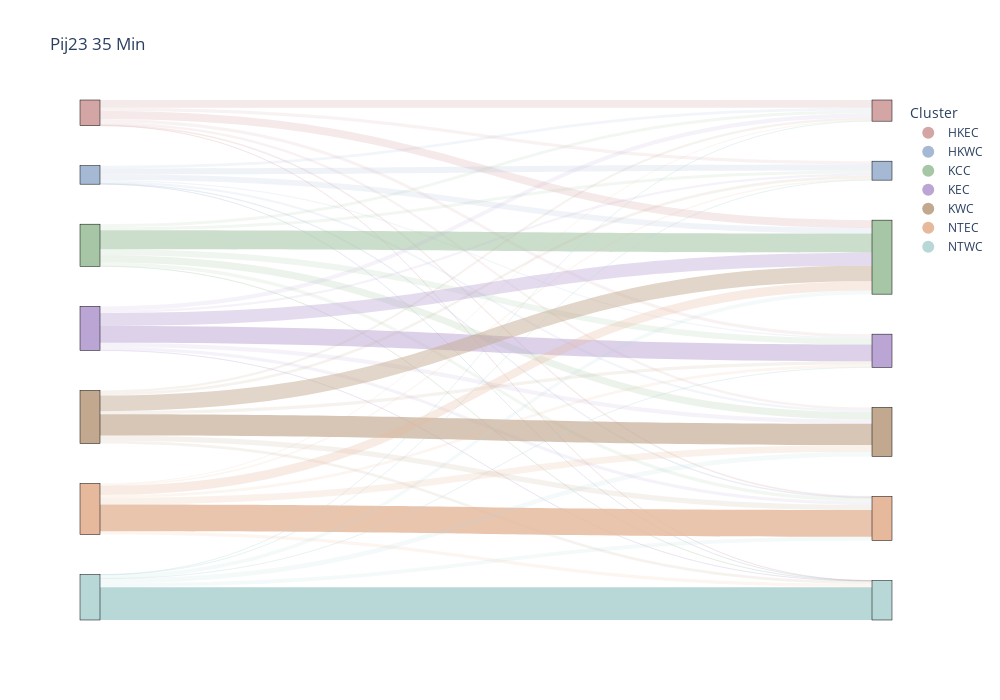
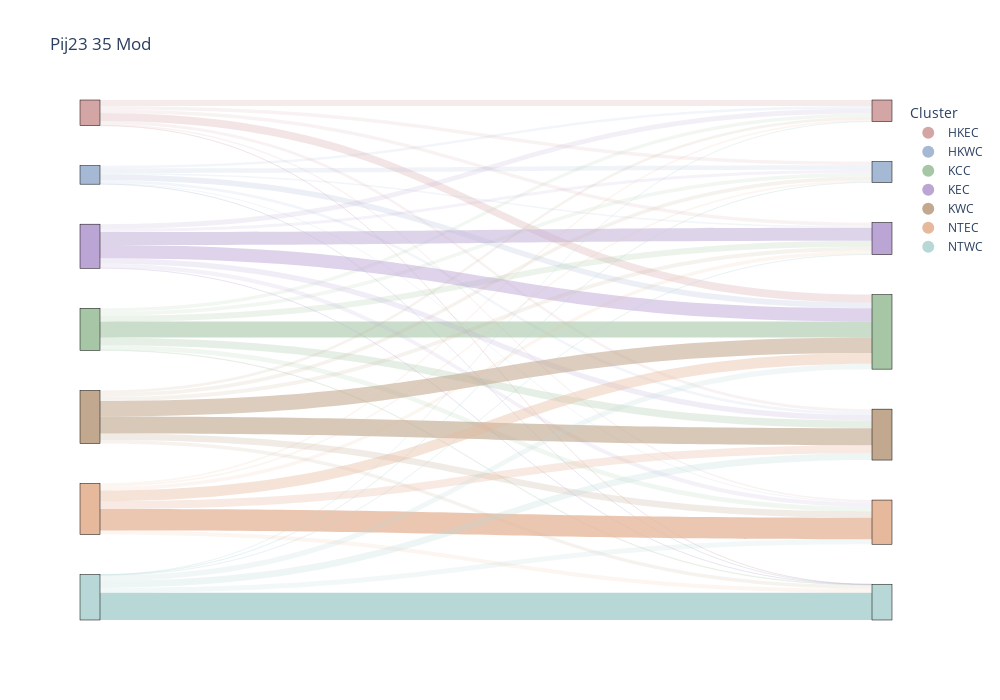
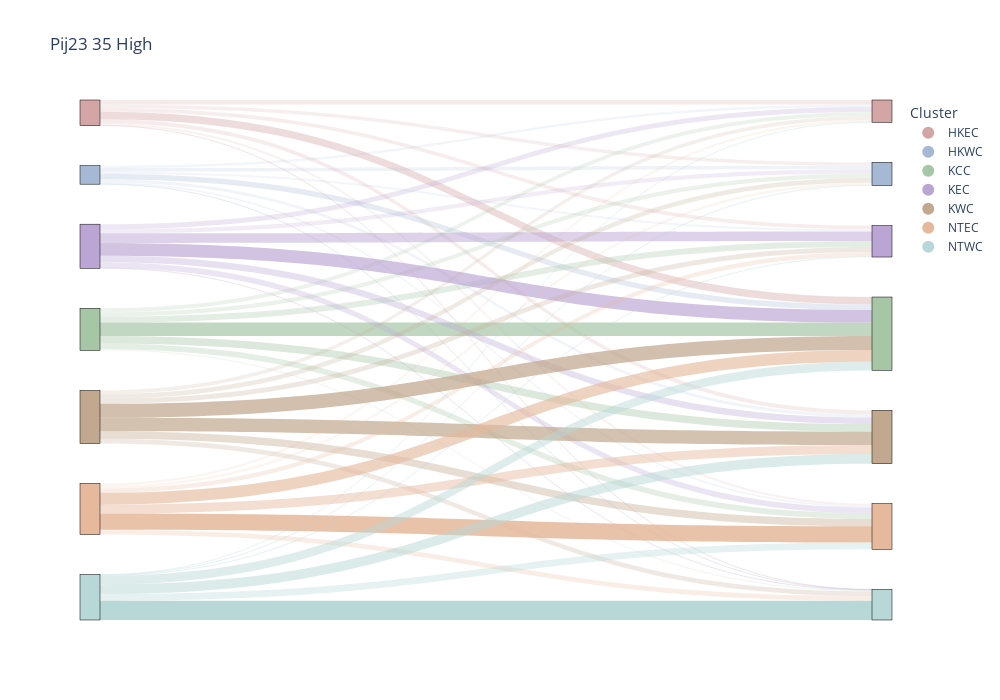
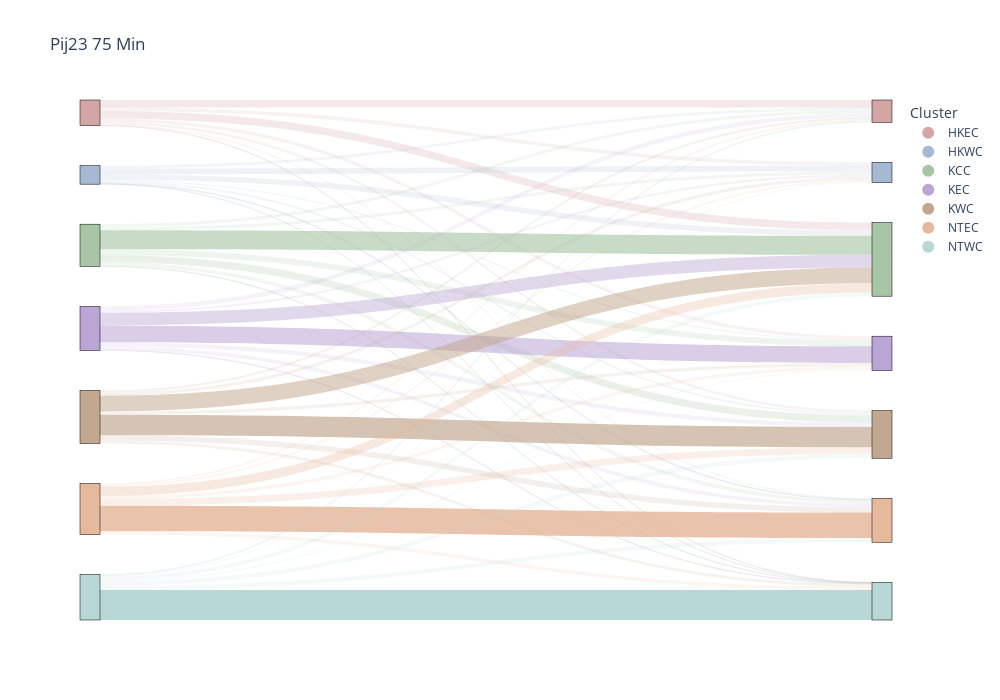

The notebook cell saved with these charts, in order:
### Code cell
# Sensitivity analysis: 2023 
for col in cols_pij23:
    plot_cluster_sankey(flows23_cluster, col, cluster_colors, cluster_order)

### Figure 1 — Plotly figure (JSON) as saved in the notebook; plotly's stock layout.template omitted (floating-point values rounded to 4 significant figures)
{"data": [{"arrangement": "fixed", "link": {"color": ["rgba(212,165,165,0.23)", "rgba(212,165,165,0.15)", "rgba(212,165,165,0.24)", "rgba(212,165,165,0.15)", "rgba(212,165,165,0.15)", "rgba(212,165,165,0.15)", "rgba(212,165,165,0.15)", "rgba(165,184,212,0.15)", "rgba(165,184,212,0.18)", "rgba(165,184,212,0.17)", "rgba(165,184,212,0.15)", "rgba(165,184,212,0.15)", "rgba(165,184,212,0.15)", "rgba(165,184,212,0.15)", "rgba(166,198,165,0.15)", "rgba(166,198,165,0.15)", "rgba(166,198,165,0.58)", "rgba(166,198,165,0.18)", "rgba(166,198,165,0.22)", "rgba(166,198,165,0.15)", "rgba(166,198,165,0.15)", "rgba(187,165,212,0.15)", "rgba(187,165,212,0.15)", "rgba(187,165,212,0.40)", "rgba(187,165,212,0.51)", "rgba(187,165,212,0.15)", "rgba(187,165,212,0.15)", "rgba(187,165,212,0.15)", "rgba(194,168,143,0.15)", "rgba(194,168,143,0.15)", "rgba(194,168,143,0.48)", "rgba(194,168,143,0.15)", "rgba(194,168,143,0.65)", "rgba(194,168,143,0.16)", "rgba(194,168,143,0.15)", "rgba(230,184,156,0.15)", "rgba(230,184,156,0.15)", "rgba(230,184,156,0.28)", "rgba(230,184,156,0.15)", "rgba(230,184,156,0.20)", "rgba(230,184,156,0.81)", "rgba(230,184,156,0.15)", "rgba(183,216,214,0.15)", "rgba(183,216,214,0.15)", "rgba(183,216,214,0.15)", "rgba(183,216,214,0.15)", "rgba(183,216,214,0.15)", "rgba(183,216,214,0.15)", "rgba(183,216,214,1.00)"], "source": [0, 0, 0, 0, 0, 0, 0, 1, 1, 1, 1, 1, 1, 1, 2, 2, 2, 2, 2, 2, 2, 3, 3, 3, 3, 3, 3, 3, 4, 4, 4, 4, 4, 4, 4, 5, 5, 5, 5, 5, 5, 5, 6, 6, 6, 6, 6, 6, 6], "target": [7, 8, 9, 10, 11, 12, 13, 7, 8, 9, 10, 11, 12, 13, 7, 8, 9, 10, 11, 12, 13, 7, 8, 9, 10, 11, 12, 13, 7, 8, 9, 10, 11, 12, 13, 7, 8, 9, 10, 11, 12, 13, 7, 8, 9, 10, 11, 12, 13], "value": [205400.0, 89610.0, 208800.0, 86920.0, 66310.0, 25500.0, 1666.0, 74590.0, 157100.0, 150100.0, 31250.0, 59450.0, 19260.0, 1935.0, 81850.0, 80720.0, 508200.0, 156000.0, 196500.0, 93630.0, 8409.0, 112800.0, 60280.0, 346800.0, 449800.0, 114400.0, 88440.0, 2658.0, 56510.0, 77470.0, 418000.0, 82070.0, 566400.0, 138800.0, 73730.0, 29670.0, 33430.0, 246300.0, 75660.0, 178800.0, 710100.0, 87090.0, 3647.0, 7020.0, 95090.0, 5995.0, 123500.0, 100900.0, 876500.0]}, "node": {"color": ["#D4A5A5", "#A5B8D4", "#A6C6A5", "#BBA5D4", "#C2A88F", "#E6B89C", "#B7D8D6", "#D4A5A5", "#A5B8D4", "#A6C6A5", "#BBA5D4", "#C2A88F", "#E6B89C", "#B7D8D6"], "label": ["", "", "", "", "", "", "", "", "", "", "", "", "", ""], "line": {"color": "black", "width": 0.5}, "pad": 40, "thickness": 20}, "type": "sankey"}, {"marker": {"color": "#D4A5A5", "size": 12}, "mode": "markers", "name": "HKEC", "type": "scatter", "x": [null], "y": [null]}, {"marker": {"color": "#A5B8D4", "size": 12}, "mode": "markers", "name": "HKWC", "type": "scatter", "x": [null], "y": [null]}, {"marker": {"color": "#A6C6A5", "size": 12}, "mode": "markers", "name": "KCC", "type": "scatter", "x": [null], "y": [null]}, {"marker": {"color": "#BBA5D4", "size": 12}, "mode": "markers", "name": "KEC", "type": "scatter", "x": [null], "y": [null]}, {"marker": {"color": "#C2A88F", "size": 12}, "mode": "markers", "name": "KWC", "type": "scatter", "x": [null], "y": [null]}, {"marker": {"color": "#E6B89C", "size": 12}, "mode": "markers", "name": "NTEC", "type": "scatter", "x": [null], "y": [null]}, {"marker": {"color": "#B7D8D6", "size": 12}, "mode": "markers", "name": "NTWC", "type": "scatter", "x": [null], "y": [null]}], "layout": {"font": {"size": 12}, "height": 700, "legend": {"title": {"text": "Cluster"}}, "paper_bgcolor": "white", "plot_bgcolor": "white", "title": {"text": "Pij23 35 Min"}, "width": 1000, "xaxis": {"visible": false}, "yaxis": {"visible": false}}}

### Figure 2 — Plotly figure (JSON) as saved in the notebook; plotly's stock layout.template omitted (floating-point values rounded to 4 significant figures)
{"data": [{"arrangement": "fixed", "link": {"color": ["rgba(212,165,165,0.22)", "rgba(212,165,165,0.15)", "rgba(212,165,165,0.29)", "rgba(212,165,165,0.15)", "rgba(212,165,165,0.15)", "rgba(212,165,165,0.15)", "rgba(212,165,165,0.15)", "rgba(165,184,212,0.15)", "rgba(165,184,212,0.17)", "rgba(165,184,212,0.21)", "rgba(165,184,212,0.15)", "rgba(165,184,212,0.15)", "rgba(165,184,212,0.15)", "rgba(165,184,212,0.15)", "rgba(166,198,165,0.15)", "rgba(166,198,165,0.15)", "rgba(166,198,165,0.59)", "rgba(166,198,165,0.22)", "rgba(166,198,165,0.28)", "rgba(166,198,165,0.17)", "rgba(166,198,165,0.15)", "rgba(187,165,212,0.18)", "rgba(187,165,212,0.15)", "rgba(187,165,212,0.49)", "rgba(187,165,212,0.48)", "rgba(187,165,212,0.20)", "rgba(187,165,212,0.16)", "rgba(187,165,212,0.15)", "rgba(194,168,143,0.15)", "rgba(194,168,143,0.15)", "rgba(194,168,143,0.57)", "rgba(194,168,143,0.15)", "rgba(194,168,143,0.63)", "rgba(194,168,143,0.23)", "rgba(194,168,143,0.15)", "rgba(230,184,156,0.15)", "rgba(230,184,156,0.15)", "rgba(230,184,156,0.39)", "rgba(230,184,156,0.15)", "rgba(230,184,156,0.29)", "rgba(230,184,156,0.79)", "rgba(230,184,156,0.15)", "rgba(183,216,214,0.15)", "rgba(183,216,214,0.15)", "rgba(183,216,214,0.20)", "rgba(183,216,214,0.15)", "rgba(183,216,214,0.25)", "rgba(183,216,214,0.19)", "rgba(183,216,214,1.00)"], "source": [0, 0, 0, 0, 0, 0, 0, 1, 1, 1, 1, 1, 1, 1, 2, 2, 2, 2, 2, 2, 2, 3, 3, 3, 3, 3, 3, 3, 4, 4, 4, 4, 4, 4, 4, 5, 5, 5, 5, 5, 5, 5, 6, 6, 6, 6, 6, 6, 6], "target": [7, 8, 9, 10, 11, 12, 13, 7, 8, 9, 10, 11, 12, 13, 7, 8, 9, 10, 11, 12, 13, 7, 8, 9, 10, 11, 12, 13, 7, 8, 9, 10, 11, 12, 13, 7, 8, 9, 10, 11, 12, 13, 7, 8, 9, 10, 11, 12, 13], "value": [156900.0, 93780.0, 209800.0, 97830.0, 84760.0, 38220.0, 2894.0, 71430.0, 122600.0, 153700.0, 42050.0, 72090.0, 28560.0, 3292.0, 96710.0, 100100.0, 427400.0, 159900.0, 205200.0, 120600.0, 15470.0, 128800.0, 81910.0, 355300.0, 344100.0, 144900.0, 115500.0, 4640.0, 75380.0, 100100.0, 409900.0, 106400.0, 457800.0, 169000.0, 94360.0, 41940.0, 47780.0, 284500.0, 97410.0, 210700.0, 570300.0, 108400.0, 5295.0, 10070.0, 146300.0, 8761.0, 182000.0, 135800.0, 724400.0]}, "node": {"color": ["#D4A5A5", "#A5B8D4", "#A6C6A5", "#BBA5D4", "#C2A88F", "#E6B89C", "#B7D8D6", "#D4A5A5", "#A5B8D4", "#A6C6A5", "#BBA5D4", "#C2A88F", "#E6B89C", "#B7D8D6"], "label": ["", "", "", "", "", "", "", "", "", "", "", "", "", ""], "line": {"color": "black", "width": 0.5}, "pad": 40, "thickness": 20}, "type": "sankey"}, {"marker": {"color": "#D4A5A5", "size": 12}, "mode": "markers", "name": "HKEC", "type": "scatter", "x": [null], "y": [null]}, {"marker": {"color": "#A5B8D4", "size": 12}, "mode": "markers", "name": "HKWC", "type": "scatter", "x": [null], "y": [null]}, {"marker": {"color": "#A6C6A5", "size": 12}, "mode": "markers", "name": "KCC", "type": "scatter", "x": [null], "y": [null]}, {"marker": {"color": "#BBA5D4", "size": 12}, "mode": "markers", "name": "KEC", "type": "scatter", "x": [null], "y": [null]}, {"marker": {"color": "#C2A88F", "size": 12}, "mode": "markers", "name": "KWC", "type": "scatter", "x": [null], "y": [null]}, {"marker": {"color": "#E6B89C", "size": 12}, "mode": "markers", "name": "NTEC", "type": "scatter", "x": [null], "y": [null]}, {"marker": {"color": "#B7D8D6", "size": 12}, "mode": "markers", "name": "NTWC", "type": "scatter", "x": [null], "y": [null]}], "layout": {"font": {"size": 12}, "height": 700, "legend": {"title": {"text": "Cluster"}}, "paper_bgcolor": "white", "plot_bgcolor": "white", "title": {"text": "Pij23 35 Mod"}, "width": 1000, "xaxis": {"visible": false}, "yaxis": {"visible": false}}}

### Figure 3 — Plotly figure (JSON) as saved in the notebook; plotly's stock layout.template omitted (floating-point values rounded to 4 significant figures)
{"data": [{"arrangement": "fixed", "link": {"color": ["rgba(212,165,165,0.23)", "rgba(212,165,165,0.18)", "rgba(212,165,165,0.39)", "rgba(212,165,165,0.20)", "rgba(212,165,165,0.21)", "rgba(212,165,165,0.15)", "rgba(212,165,165,0.15)", "rgba(165,184,212,0.15)", "rgba(165,184,212,0.18)", "rgba(165,184,212,0.28)", "rgba(165,184,212,0.15)", "rgba(165,184,212,0.16)", "rgba(165,184,212,0.15)", "rgba(165,184,212,0.15)", "rgba(166,198,165,0.21)", "rgba(166,198,165,0.23)", "rgba(166,198,165,0.69)", "rgba(166,198,165,0.31)", "rgba(166,198,165,0.40)", "rgba(166,198,165,0.30)", "rgba(166,198,165,0.15)", "rgba(187,165,212,0.27)", "rgba(187,165,212,0.21)", "rgba(187,165,212,0.66)", "rgba(187,165,212,0.50)", "rgba(187,165,212,0.35)", "rgba(187,165,212,0.29)", "rgba(187,165,212,0.15)", "rgba(194,168,143,0.19)", "rgba(194,168,143,0.24)", "rgba(194,168,143,0.73)", "rgba(194,168,143,0.26)", "rgba(194,168,143,0.70)", "rgba(194,168,143,0.39)", "rgba(194,168,143,0.25)", "rgba(230,184,156,0.15)", "rgba(230,184,156,0.15)", "rgba(230,184,156,0.62)", "rgba(230,184,156,0.24)", "rgba(230,184,156,0.46)", "rgba(230,184,156,0.85)", "rgba(230,184,156,0.25)", "rgba(183,216,214,0.15)", "rgba(183,216,214,0.15)", "rgba(183,216,214,0.45)", "rgba(183,216,214,0.15)", "rgba(183,216,214,0.50)", "rgba(183,216,214,0.35)", "rgba(183,216,214,1.00)"], "source": [0, 0, 0, 0, 0, 0, 0, 1, 1, 1, 1, 1, 1, 1, 2, 2, 2, 2, 2, 2, 2, 3, 3, 3, 3, 3, 3, 3, 4, 4, 4, 4, 4, 4, 4, 5, 5, 5, 5, 5, 5, 5, 6, 6, 6, 6, 6, 6, 6], "target": [7, 8, 9, 10, 11, 12, 13, 7, 8, 9, 10, 11, 12, 13, 7, 8, 9, 10, 11, 12, 13, 7, 8, 9, 10, 11, 12, 13, 7, 8, 9, 10, 11, 12, 13, 7, 8, 9, 10, 11, 12, 13, 7, 8, 9, 10, 11, 12, 13], "value": [118800.0, 93070.0, 199600.0, 102200.0, 105200.0, 59540.0, 5835.0, 65960.0, 93010.0, 145600.0, 55690.0, 83130.0, 44020.0, 6306.0, 108700.0, 115500.0, 355100.0, 157700.0, 203900.0, 153000.0, 31460.0, 135600.0, 109500.0, 337300.0, 256000.0, 177200.0, 150200.0, 9413.0, 98400.0, 123300.0, 375700.0, 133200.0, 356300.0, 199200.0, 126900.0, 59950.0, 68890.0, 314900.0, 121200.0, 237000.0, 432900.0, 126200.0, 8060.0, 15250.0, 227700.0, 13570.0, 257100.0, 179600.0, 511300.0]}, "node": {"color": ["#D4A5A5", "#A5B8D4", "#A6C6A5", "#BBA5D4", "#C2A88F", "#E6B89C", "#B7D8D6", "#D4A5A5", "#A5B8D4", "#A6C6A5", "#BBA5D4", "#C2A88F", "#E6B89C", "#B7D8D6"], "label": ["", "", "", "", "", "", "", "", "", "", "", "", "", ""], "line": {"color": "black", "width": 0.5}, "pad": 40, "thickness": 20}, "type": "sankey"}, {"marker": {"color": "#D4A5A5", "size": 12}, "mode": "markers", "name": "HKEC", "type": "scatter", "x": [null], "y": [null]}, {"marker": {"color": "#A5B8D4", "size": 12}, "mode": "markers", "name": "HKWC", "type": "scatter", "x": [null], "y": [null]}, {"marker": {"color": "#A6C6A5", "size": 12}, "mode": "markers", "name": "KCC", "type": "scatter", "x": [null], "y": [null]}, {"marker": {"color": "#BBA5D4", "size": 12}, "mode": "markers", "name": "KEC", "type": "scatter", "x": [null], "y": [null]}, {"marker": {"color": "#C2A88F", "size": 12}, "mode": "markers", "name": "KWC", "type": "scatter", "x": [null], "y": [null]}, {"marker": {"color": "#E6B89C", "size": 12}, "mode": "markers", "name": "NTEC", "type": "scatter", "x": [null], "y": [null]}, {"marker": {"color": "#B7D8D6", "size": 12}, "mode": "markers", "name": "NTWC", "type": "scatter", "x": [null], "y": [null]}], "layout": {"font": {"size": 12}, "height": 700, "legend": {"title": {"text": "Cluster"}}, "paper_bgcolor": "white", "plot_bgcolor": "white", "title": {"text": "Pij23 35 High"}, "width": 1000, "xaxis": {"visible": false}, "yaxis": {"visible": false}}}

### Figure 4 — Plotly figure (JSON) as saved in the notebook; plotly's stock layout.template omitted (floating-point values rounded to 4 significant figures)
{"data": [{"arrangement": "fixed", "link": {"color": ["rgba(212,165,165,0.25)", "rgba(212,165,165,0.15)", "rgba(212,165,165,0.26)", "rgba(212,165,165,0.15)", "rgba(212,165,165,0.15)", "rgba(212,165,165,0.15)", "rgba(212,165,165,0.15)", "rgba(165,184,212,0.15)", "rgba(165,184,212,0.19)", "rgba(165,184,212,0.18)", "rgba(165,184,212,0.15)", "rgba(165,184,212,0.15)", "rgba(165,184,212,0.15)", "rgba(165,184,212,0.15)", "rgba(166,198,165,0.15)", "rgba(166,198,165,0.15)", "rgba(166,198,165,0.63)", "rgba(166,198,165,0.19)", "rgba(166,198,165,0.24)", "rgba(166,198,165,0.15)", "rgba(166,198,165,0.15)", "rgba(187,165,212,0.15)", "rgba(187,165,212,0.15)", "rgba(187,165,212,0.43)", "rgba(187,165,212,0.55)", "rgba(187,165,212,0.15)", "rgba(187,165,212,0.15)", "rgba(187,165,212,0.15)", "rgba(194,168,143,0.15)", "rgba(194,168,143,0.15)", "rgba(194,168,143,0.52)", "rgba(194,168,143,0.15)", "rgba(194,168,143,0.68)", "rgba(194,168,143,0.18)", "rgba(194,168,143,0.15)", "rgba(230,184,156,0.15)", "rgba(230,184,156,0.15)", "rgba(230,184,156,0.31)", "rgba(230,184,156,0.15)", "rgba(230,184,156,0.22)", "rgba(230,184,156,0.84)", "rgba(230,184,156,0.15)", "rgba(183,216,214,0.15)", "rgba(183,216,214,0.15)", "rgba(183,216,214,0.15)", "rgba(183,216,214,0.15)", "rgba(183,216,214,0.15)", "rgba(183,216,214,0.15)", "rgba(183,216,214,1.00)"], "source": [0, 0, 0, 0, 0, 0, 0, 1, 1, 1, 1, 1, 1, 1, 2, 2, 2, 2, 2, 2, 2, 3, 3, 3, 3, 3, 3, 3, 4, 4, 4, 4, 4, 4, 4, 5, 5, 5, 5, 5, 5, 5, 6, 6, 6, 6, 6, 6, 6], "target": [7, 8, 9, 10, 11, 12, 13, 7, 8, 9, 10, 11, 12, 13, 7, 8, 9, 10, 11, 12, 13, 7, 8, 9, 10, 11, 12, 13, 7, 8, 9, 10, 11, 12, 13, 7, 8, 9, 10, 11, 12, 13, 7, 8, 9, 10, 11, 12, 13], "value": [201800.0, 88260.0, 205600.0, 85440.0, 65660.0, 29160.0, 8257.0, 73140.0, 154400.0, 147500.0, 30660.0, 58790.0, 22150.0, 7052.0, 81400.0, 80320.0, 505500.0, 155000.0, 195500.0, 93560.0, 13990.0, 111300.0, 59600.0, 341900.0, 443000.0, 113800.0, 91250.0, 14180.0, 61970.0, 80870.0, 417100.0, 87640.0, 545200.0, 146900.0, 73180.0, 41750.0, 46080.0, 245800.0, 84900.0, 176500.0, 676700.0, 89300.0, 23950.0, 30280.0, 99200.0, 31150.0, 114000.0, 113000.0, 800900.0]}, "node": {"color": ["#D4A5A5", "#A5B8D4", "#A6C6A5", "#BBA5D4", "#C2A88F", "#E6B89C", "#B7D8D6", "#D4A5A5", "#A5B8D4", "#A6C6A5", "#BBA5D4", "#C2A88F", "#E6B89C", "#B7D8D6"], "label": ["", "", "", "", "", "", "", "", "", "", "", "", "", ""], "line": {"color": "black", "width": 0.5}, "pad": 40, "thickness": 20}, "type": "sankey"}, {"marker": {"color": "#D4A5A5", "size": 12}, "mode": "markers", "name": "HKEC", "type": "scatter", "x": [null], "y": [null]}, {"marker": {"color": "#A5B8D4", "size": 12}, "mode": "markers", "name": "HKWC", "type": "scatter", "x": [null], "y": [null]}, {"marker": {"color": "#A6C6A5", "size": 12}, "mode": "markers", "name": "KCC", "type": "scatter", "x": [null], "y": [null]}, {"marker": {"color": "#BBA5D4", "size": 12}, "mode": "markers", "name": "KEC", "type": "scatter", "x": [null], "y": [null]}, {"marker": {"color": "#C2A88F", "size": 12}, "mode": "markers", "name": "KWC", "type": "scatter", "x": [null], "y": [null]}, {"marker": {"color": "#E6B89C", "size": 12}, "mode": "markers", "name": "NTEC", "type": "scatter", "x": [null], "y": [null]}, {"marker": {"color": "#B7D8D6", "size": 12}, "mode": "markers", "name": "NTWC", "type": "scatter", "x": [null], "y": [null]}], "layout": {"font": {"size": 12}, "height": 700, "legend": {"title": {"text": "Cluster"}}, "paper_bgcolor": "white", "plot_bgcolor": "white", "title": {"text": "Pij23 75 Min"}, "width": 1000, "xaxis": {"visible": false}, "yaxis": {"visible": false}}}
